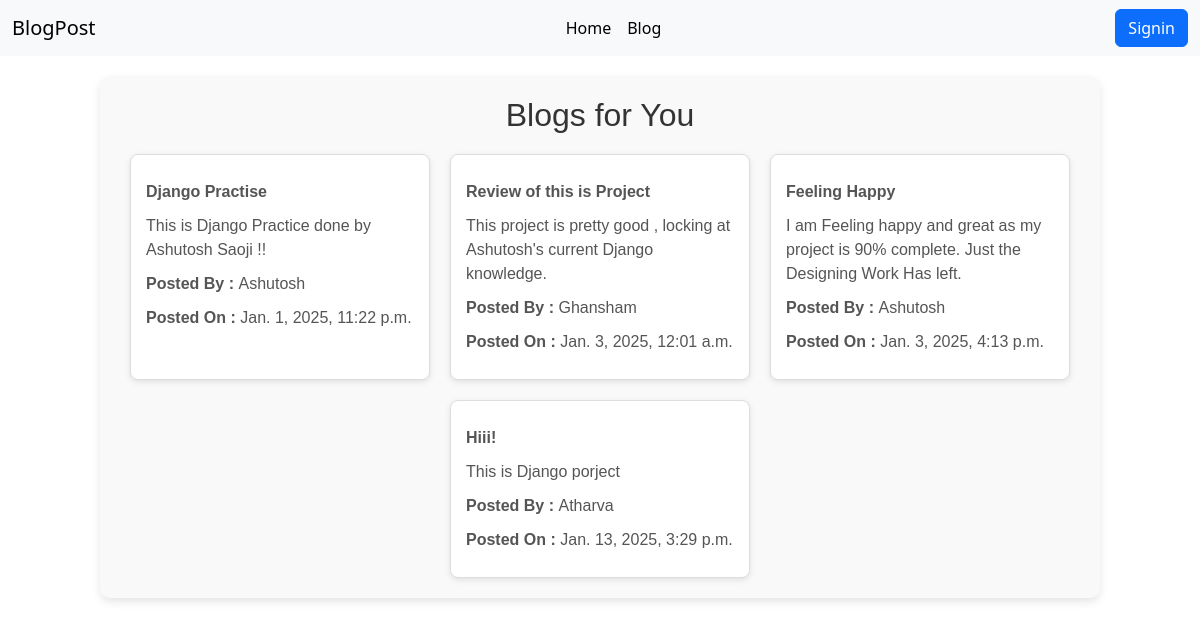
The page / on the database its author committed.
### app/models.py (models this page shows, shortened)
class blog(models.Model):
    title = models.CharField("Title", max_length=50)
    content = models.TextField("Content",max_length=500)
    pub_date = models.DateTimeField("Published On", auto_now_add=True)
    name =  models.ForeignKey(user, on_delete=models.CASCADE)

class user(models.Model):
    username = models.CharField("Username", max_length=10 ,unique=True)
    password = models.CharField("Password", max_length=16)
    name =  models.CharField("Name", max_length=20)
    contact = models.CharField("Contact", max_length=10,)
    image = models.ImageField("Image",upload_to = "images/")
    def __str__(self):
        return f"{self.name}"

### app/views.py (the view)
# urls.py: path('', views.home, name='Home'),
def home(request):
    data = user.objects.all()
    blogs = blog.objects.all()
    word = "Blogs for You"
    return render(request, "app/index.html", {'data': data, 'word': word, 'blogs': blogs})

### app/templates/app/index.html
{% extends "app/base.html" %}
{% block content %}
   <h1>{{ word }}</h1>
   <div class="card-container">
      {% for blog in blogs %}
      <div class="card">
         <div class="card-content">
               <p><strong>{{ blog.title }}</strong></p>
               <p>{{blog.content}}</p>
               <p><strong>Posted By : </strong> {{ blog.name }}</p>
               <p><strong>Posted On : </strong> {{ blog.pub_date }}</p>
         </div>
      </div>
      {% endfor %}
   </div>
{% endblock  %}

### app/templates/app/base.html (shortened to what this page needs)
{% load static %}
<!DOCTYPE html>
<html lang="en">
<head>
    <link href="https://cdn.jsdelivr.net/npm/bootstrap@5.3.3/dist/css/bootstrap.min.css" rel="stylesheet">
    {% block css %}
    <link rel="stylesheet" href={% static "app/style.css" %}>
    {% endblock %}
</head>
<body>
    {% block navbar %}
      <nav class="navbar navbar-expand-lg navbar-light bg-light" role="navigation">
        <div class="container-fluid">
            <a class="navbar-brand" href="{% url 'Home' %}">BlogPost</a>
            <div class="collapse navbar-collapse" id="navbarNav">
                <ul class="navbar-nav justify-content-center w-100">
                    <li class="nav-item">
                        <a class="nav-link {% if request.resolver_match.url_name == 'Home' %}active{% endif %}" aria-current="page" href="{% url 'Home' %}">Home</a>
                    </li>
                    <li class="nav-item">
                      <a class="nav-link {% if request.resolver_match.url_name == 'Home' %}active{% endif %}" aria-current="page" href="{% url "Blog" %}  ">Blog</a>
                    </li>
                </ul>
                <div class="ml-auto d-flex align-items-center">
                    {% if request.session.username %}
                        <a href="{% url 'Logout' %}" class="btn btn-danger">Logout</a>
                    {% else %}
                        <a href="{% url 'Signin' %}" class="btn btn-primary">Signin</a>
                    {% endif %}
                </div>
              </div>
          </div>
      </nav>
      {% endblock  %}
    <div class="container" >
    {% block content %}
    {% endblock  %}
    </div>
</body>
</html>

### static/app/style.css (style rules this page uses)
.container { max-width: 1000px; margin: 20px auto; padding: 20px; font-family: Arial, sans-serif; background-color: #f9f9f9; border-radius: 10px; box-shadow: 0 4px 8px rgba(0, 0, 0, 0.1); }
.container h1 { text-align: center; color: #333; font-size: 2rem; margin-bottom: 20px; }
.card-container { display: flex; flex-wrap: wrap; gap: 20px; justify-content: center; }
.card { width: 300px; background-color: #fff; border: 1px solid #ddd; border-radius: 8px; box-shadow: 0 2px 6px rgba(0, 0, 0, 0.1); overflow: hidden; transition: transform 0.3s ease, box-shadow 0.3s ease; }
.card-content { padding: 15px; }
.card-content p { margin: 10px 0; font-size: 1rem; color: #555; }

### rows shown on the page
blog: title "Django Practise", content "This is Django Practice done by Ashutosh Saoji !!", name "Ashutosh", pub_date "Jan. 1, 2025, 11:22 p.m."
blog: title "Review of this is Project", content "This project is pretty good , locking at Ashutosh's current Django knowledge.", name "Ghansham", pub_date "Jan. 3, 2025, 12:01 a.m."
blog: title "Feeling Happy", content "I am Feeling happy and great as my project is 90% complete. Just the Designing Work Has left.", name "Ashutosh", pub_date "Jan. 3, 2025, 4:13 p.m."
blog: title "Hiii!", content "This is Django porject", name "Atharva", pub_date "Jan. 13, 2025, 3:29 p.m."

### other values the page prints
{{ word }} "Blogs for You"
